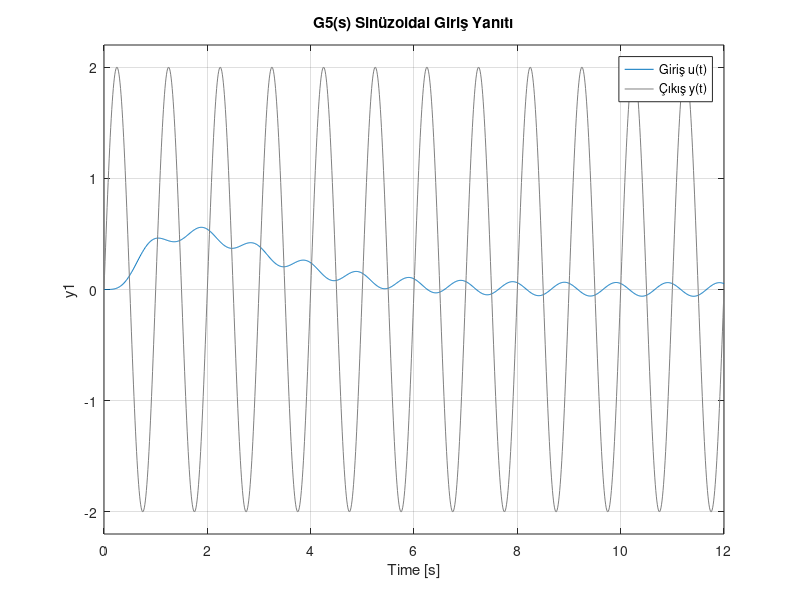

Source code (MATLAB):
%% Soru 4 - G5(s) Sistemine Sinüzoidal Giriş Uygulanması
clc; clear; close all;

G5 = tf([8 20], [1 6 13 12 4])  % Soru 2-e'deki sistem

t = 0:0.01:12;                   % Örnekleme zamanı vektörü (12 s)
u = 2*sin(2*pi*1*t);             % 2 V tepe, 1 Hz sinüzoidal giriş

figure('Name', 'Soru 4');
lsim(G5, u, t); grid on;         % Sistem yanıtı
title('G5(s) Sinüzoidal Giriş Yanıtı');
legend('Giriş u(t)', 'Çıkış y(t)');
